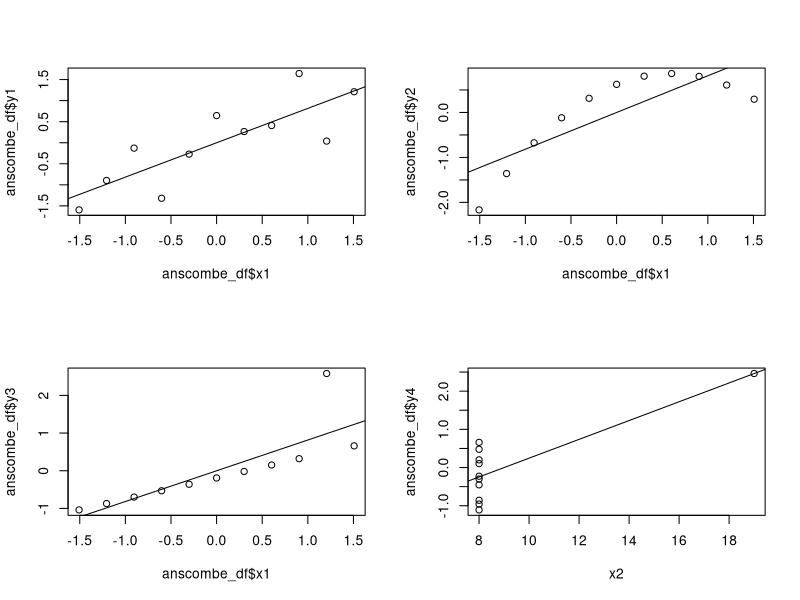

Reproduce this figure in R.
# correlation.R

# Construct and scale Anscombe's quartet
x1 <- c(10, 8, 13, 9, 11, 14, 6, 4, 12, 7, 5)
y1 <- c(8.04, 6.95, 7.58, 8.81, 8.33, 9.96, 7.24, 4.26, 10.84, 4.82, 5.68)
y2 <- c(9.14, 8.14, 8.74, 8.77, 9.26, 8.1, 6.13, 3.1, 9.13, 7.26, 4.74)
y3 <- c(7.46, 6.77, 12.74, 7.11, 7.81, 8.84, 6.08, 5.39, 8.15, 6.42, 5.73)
x2 <- c(rep(8, 7), 19, rep(8, 3))
y4 <- c(6.58, 5.76, 7.71, 8.84, 8.47, 7.04, 5.25, 12.5, 5.56, 7.91, 6.89)

anscombe_df <- data.frame(x1 = x1, y1 = y1, y2 = y2, y3 = y3, x2 = x2, y4 = y4)
mat <- scale(anscombe_df)
anscombe_df <- data.frame(x1 = mat[, 1], y1 = mat[, 2], y2 = mat[, 3], y3 = mat[, 
    4], x2 = mat[, 5], y4 = mat[, 6])

write.table(file = "anscombes_quartet.csv", anscombe_df, row.names = FALSE, col.names = FALSE, 
    quote = FALSE, sep = ",")

# Plot Anscombe's quartet
par(mfrow = c(2, 2))
plot(anscombe_df$x1, anscombe_df$y1)
fit <- lm(anscombe_df$y1 ~ anscombe_df$x1)
abline(fit)

plot(anscombe_df$x1, anscombe_df$y2)
fit <- lm(anscombe_df$y2 ~ anscombe_df$x1)
abline(fit)

plot(anscombe_df$x1, anscombe_df$y3)
fit <- lm(anscombe_df$y3 ~ anscombe_df$x1)
abline(fit)

plot(x2, anscombe_df$y4)
fit <- lm(anscombe_df$y4 ~ x2)
abline(fit)

# Check values
fit2 <- lm(x1 ~ y1 - 1)
summary(fit2)
vy <- anscombe_df$x1
mX <- as.matrix(anscombe_df[, c("y1")])
vbeta <- coef(fit2)
cor(vy, mX %*% vbeta)
cor(vy, mX %*% vbeta)^2
(vy %*% mX %*% solve(t(mX) %*% mX) %*% t(mX) %*% vy)/(t(vy) %*% vy)

fit2 <- lm(x1 ~ y1 + y2 - 1)
summary(fit2)
vy <- anscombe_df$x1
mX <- as.matrix(anscombe_df[, c("y1", "y2")])
vbeta <- coef(fit2)
cor(vy, mX %*% vbeta)
cor(vy, mX %*% vbeta)^2
(vy %*% mX %*% solve(t(mX) %*% mX) %*% t(mX) %*% vy)/(t(vy) %*% vy)

fit2 <- lm(x1 ~ y1 + y2 - 1)
summary(fit2)
vy <- anscombe_df$x1
mX <- as.matrix(anscombe_df[, c("y1", "y2")])
vbeta <- coef(fit2)
cor(vy, mX %*% vbeta)
cor(vy, mX %*% vbeta)^2
(vy %*% mX %*% solve(t(mX) %*% mX) %*% t(mX) %*% vy)/(t(vy) %*% vy)

fit2 <- lm(x1 ~ y2 + y3 - 1)
summary(fit2)
vy <- anscombe_df$x1
mX <- as.matrix(anscombe_df[, c("y2", "y3")])
vbeta <- coef(fit2)
cor(vy, mX %*% vbeta)
cor(vy, mX %*% vbeta)^2
(vy %*% mX %*% solve(t(mX) %*% mX) %*% t(mX) %*% vy)/(t(vy) %*% vy)

fit2 <- lm(x1 ~ y1 + y2 + y3 - 1)
summary(fit2)
vy <- anscombe_df$x1
mX <- as.matrix(anscombe_df[, c("y1", "y2", "y3")])
vbeta <- coef(fit2)
cor(vy, mX %*% vbeta)
cor(vy, mX %*% vbeta)^2
(vy %*% mX %*% solve(t(mX) %*% mX) %*% t(mX) %*% vy)/(t(vy) %*% vy)

fit2 <- lm(x1 ~ y1 + y3 - 1)
summary(fit2)
vy <- anscombe_df$x1
mX <- as.matrix(anscombe_df[, c("y1", "y3")])
vbeta <- coef(fit2)
cor(vy, mX %*% vbeta)
cor(vy, mX %*% vbeta)^2
(vy %*% mX %*% solve(t(mX) %*% mX) %*% t(mX) %*% vy)/(t(vy) %*% vy)

fit2 <- lm(x1 ~ y3 - 1)
summary(fit2)
vy <- anscombe_df$x1
mX <- as.matrix(anscombe_df[, c("y3")])
vbeta <- coef(fit2)
cor(vy, mX %*% vbeta)
cor(vy, mX %*% vbeta)^2
(vy %*% mX %*% solve(t(mX) %*% mX) %*% t(mX) %*% vy)/(t(vy) %*% vy)
